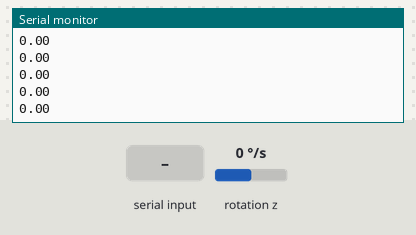
Simulated run of this sketch. Board: Arduino Uno, built with avr-gcc and run on an emulated ATmega328P. Shown: the last lines printed to the serial monitor. Wiring (inferred from the names in the program): MPU-6050 motion sensor at I2C address 0x68. Inputs (shaded band) come from the test bench; at power-on: rotation z 0 °/s.

Above: at 1.2 s.
1.3 s: rotation z set to -192 °/s
At 2.4 s:
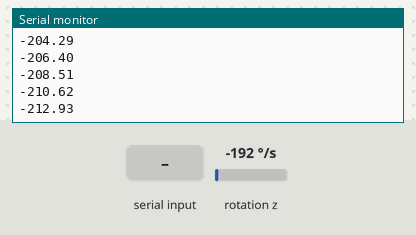
2.8 s: "D" received over Serial
4.3 s: "1" received over Serial
5.8 s: rotation z set to -100 °/s
At 6.9 s:
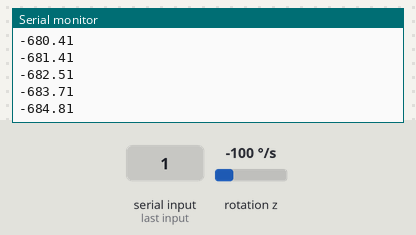
Timing chart, 0 to 8.3 s (numbered marks = the images above; inputs shaded):
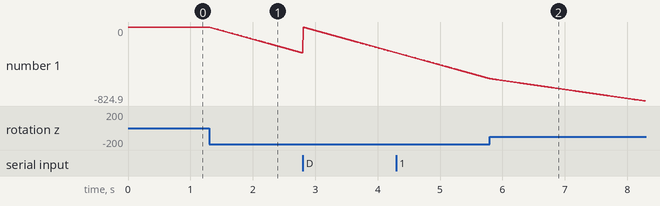

The sketch:

angleOfZReading.ino
```cpp
#include <Wire.h>
#define MPU_ADDR 0x68
// ===== Internal variables =====
int16_t gyro_z;
float angleZ = 0.0;
unsigned long prevTime = 0;

// ===== INIT FUNCTION =====
void mpu_init() {
  Wire.begin();

  Wire.beginTransmission(MPU_ADDR);
  Wire.write(0x6B); // Wake up MPU6050
  Wire.write(0);
  Wire.endTransmission(true);

  prevTime = millis();
}

// ===== UPDATE FUNCTION =====
void mpu_update() {
  Wire.beginTransmission(MPU_ADDR);
  Wire.write(0x47); // GYRO_ZOUT_H register
  Wire.endTransmission(false);
  Wire.requestFrom(MPU_ADDR, 2, true);

  gyro_z = Wire.read() << 8 | Wire.read();

  // Time calculation
  unsigned long currentTime = millis();
  float dt = (currentTime - prevTime) / 1000.0;
  prevTime = currentTime;

  // Convert to deg/s
  float gz_dps = gyro_z / 131.0;

  // Integrate
  angleZ += gz_dps * dt;
}

// ===== GETTERS =====
float mpu_getYaw() {
  return angleZ;
}

float mpu_getGyroZ() {
  return gyro_z / 131.0;
}

// ===== OPTIONAL: RESET ANGLE =====
void mpu_resetYaw() {
  angleZ = 0;
}


void setup(){
  mpu_init();
  Serial.begin(9600);
}


void loop(){
  mpu_update();
  float angle = mpu_getYaw();
  Serial.println(angle);
  delay(10); // small delay only
  char data=Serial.read();
  if (data=='D'){
    mpu_resetYaw();
  }}
```

Measured:
- after the input at 1.3 s, the serial monitor: prints a new line at once (image 1)
- plotted number 1: 0 → -287.62 after the input at 1.3 s
